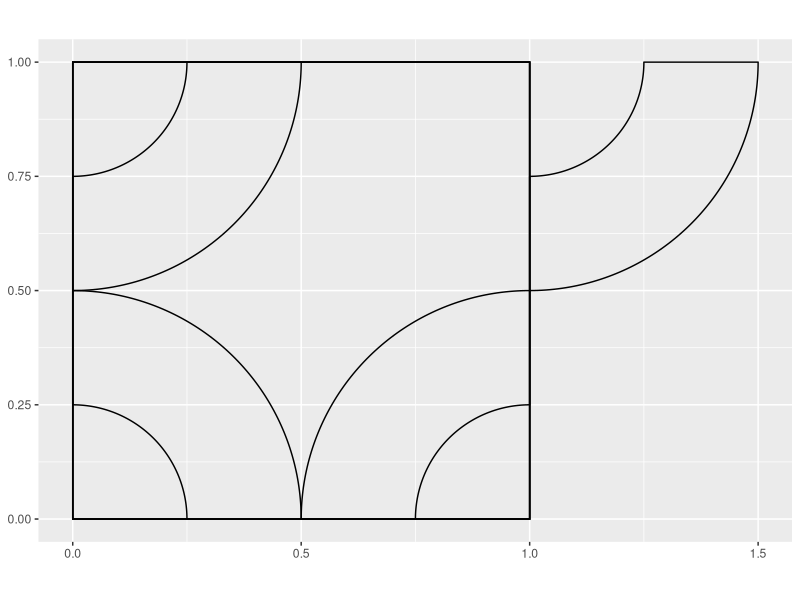

Generate this figure with R: (Note: this script raises an error after producing the figure.)
## ---- chunk 1
library(dplyr)
library(ggplot2)
library(ggforce)
## ---- chunk 2
set_incorrect_params <- function(x, y, sq_width) {
  tribble(
    ~x0, ~y0, ~start, ~end,
    x, y, 0, pi / 2,
    x + sq_width, y, 3 * pi / 2, 2 * pi,
    x + sq_width, y + sq_width, pi / 2, pi,
    x, y + sq_width, pi / 2, pi
  )
}
## ---- chunk 3
set_incorrect_params(x = 0, y = 0, sq_width = 1) %>%
  ggplot() +
  geom_arc_bar(
    aes(
      x0 = x0,
      y0 = y0,
      start = start,
      end = end,
      r0 = .25,
      r = .5
    )
  ) +
  geom_rect(
    aes(
      xmin = 0,
      xmax = 1,
      ymin = 0,
      ymax = 1
    ),
    fill = NA,
    color = "black"
  ) +
  coord_fixed()
## ---- chunk 4

## ---- chunk 5
set_correct_params(x = 0, y = 0, sq_width = 1) %>%
  ggplot() +
  geom_arc_bar(
    aes(
      x0 = x0,
      y0 = y0,
      start = start,
      end = end,
      r0 = .25,
      r = .5
    )
  ) +
  coord_fixed()
